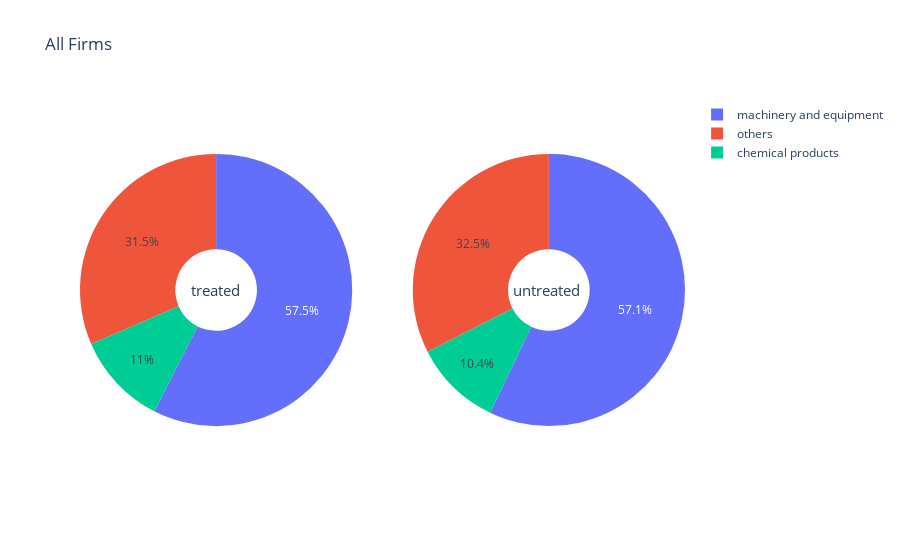
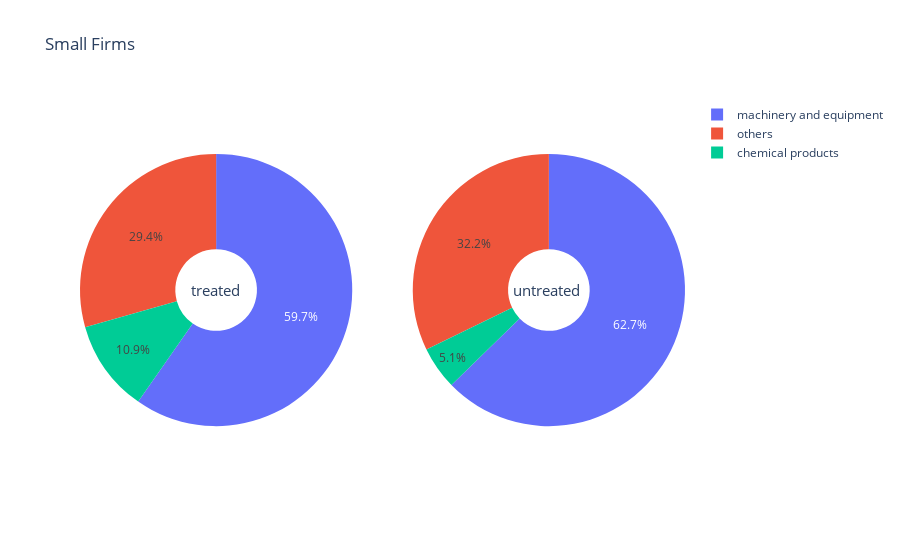
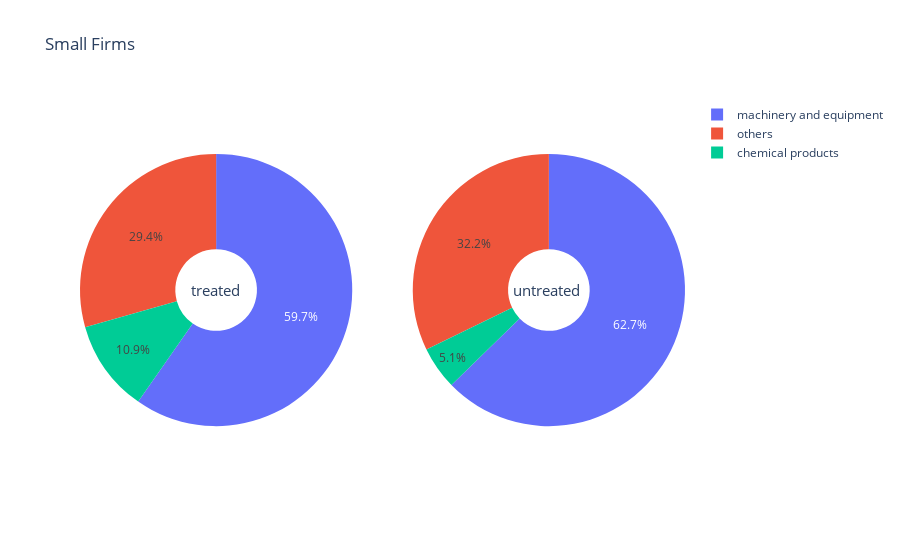

Notebook cell for these charts, in order:
### Code cell
fig_all_firms = pie_plot('All Firms', {'treated': [57.5, 11, 31.5], 'untreated': [57.1, 10.4, 32.5]})
fig_small_firms = pie_plot('Small Firms', {'treated': [59.7, 10.9, 29.4], 'untreated': [62.7, 5.1, 32.2]})
fig_large_firms = pie_plot('Small Firms', {'treated': [55.6, 11.1, 33.3], 'untreated': [47.7, 13.6, 38.7]})
fig_all_firms.show()
fig_small_firms.show()
fig_small_firms.show()

### Figure 1 — Plotly figure (JSON) as saved in the notebook; plotly's stock layout.template omitted (floating-point values rounded to 4 significant figures)
{"data": [{"domain": {"x": [0, 0.45], "y": [0, 1]}, "hole": 0.3, "hoverinfo": "label+percent+name", "labels": ["machinery and equipment", "chemical products", "others"], "name": "All firms", "type": "pie", "values": [57.5, 11, 31.5]}, {"domain": {"x": [0.55, 1], "y": [0, 1]}, "hole": 0.3, "hoverinfo": "label+percent+name", "labels": ["machinery and equipment", "chemical products", "others"], "name": "All firms", "type": "pie", "values": [57.1, 10.4, 32.5]}], "layout": {"annotations": [{"font": {"size": 15}, "showarrow": false, "text": "treated", "x": 0.18, "y": 0.5}, {"font": {"size": 15}, "showarrow": false, "text": "untreated", "x": 0.83, "y": 0.5}], "title": {"text": "All Firms"}}}

### Figure 2 — Plotly figure (JSON) as saved in the notebook; plotly's stock layout.template omitted (floating-point values rounded to 4 significant figures)
{"data": [{"domain": {"x": [0, 0.45], "y": [0, 1]}, "hole": 0.3, "hoverinfo": "label+percent+name", "labels": ["machinery and equipment", "chemical products", "others"], "name": "All firms", "type": "pie", "values": [59.7, 10.9, 29.4]}, {"domain": {"x": [0.55, 1], "y": [0, 1]}, "hole": 0.3, "hoverinfo": "label+percent+name", "labels": ["machinery and equipment", "chemical products", "others"], "name": "All firms", "type": "pie", "values": [62.7, 5.1, 32.2]}], "layout": {"annotations": [{"font": {"size": 15}, "showarrow": false, "text": "treated", "x": 0.18, "y": 0.5}, {"font": {"size": 15}, "showarrow": false, "text": "untreated", "x": 0.83, "y": 0.5}], "title": {"text": "Small Firms"}}}

### Figure 3 — Plotly figure (JSON) as saved in the notebook; plotly's stock layout.template omitted (floating-point values rounded to 4 significant figures)
{"data": [{"domain": {"x": [0, 0.45], "y": [0, 1]}, "hole": 0.3, "hoverinfo": "label+percent+name", "labels": ["machinery and equipment", "chemical products", "others"], "name": "All firms", "type": "pie", "values": [59.7, 10.9, 29.4]}, {"domain": {"x": [0.55, 1], "y": [0, 1]}, "hole": 0.3, "hoverinfo": "label+percent+name", "labels": ["machinery and equipment", "chemical products", "others"], "name": "All firms", "type": "pie", "values": [62.7, 5.1, 32.2]}], "layout": {"annotations": [{"font": {"size": 15}, "showarrow": false, "text": "treated", "x": 0.18, "y": 0.5}, {"font": {"size": 15}, "showarrow": false, "text": "untreated", "x": 0.83, "y": 0.5}], "title": {"text": "Small Firms"}}}
